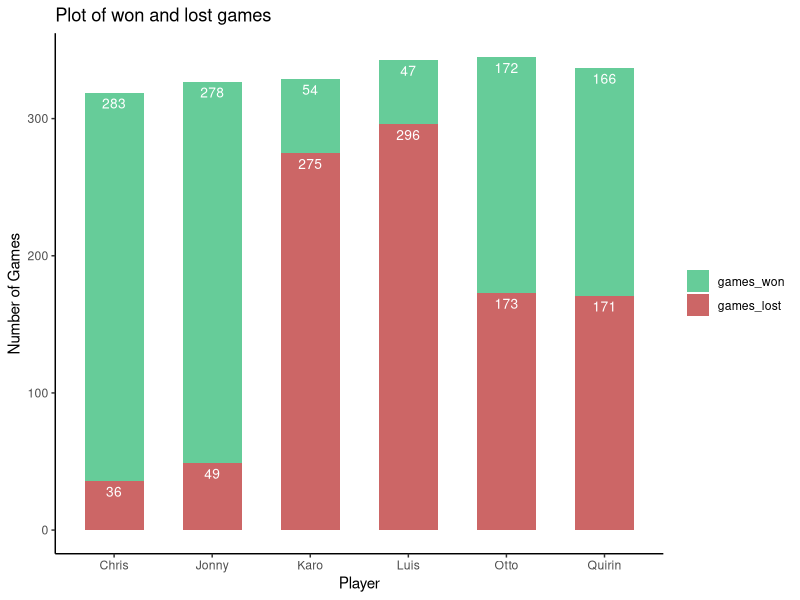
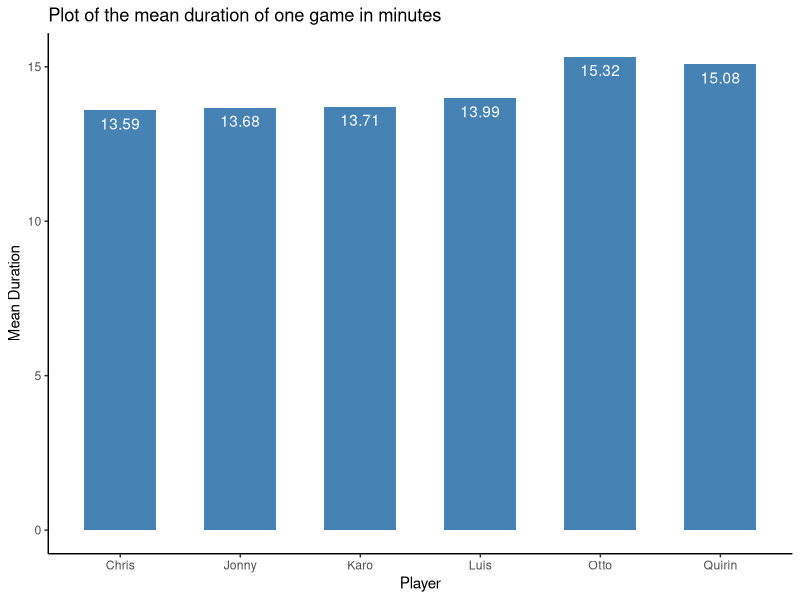

Write R code to recreate these figures, in order. (Note: this script raises an error after producing the figures.)
library(data.table)
library(ggplot2)
library(reshape2)
library(plyr)

dt <- data.table(read.csv(file = "game_simulation_data.csv"))
#wich player wins
dt[,winner := ifelse(max(player1)==21, player1_id, player2_id), by = game_id]
dt[(player1==21 | player2==21), mean_duration_player1 := mean(time_stamp), by = player1_id]
dt[(player1==21 | player2==21), mean_duration_player2 := mean(time_stamp), by = player2_id]

players = c("Luis", "Karo", "Jonny", "Chris", "Quirin", "Otto")
player_stat <- data.table()
###############################################################################
# How many games did a player win and loose
###############################################################################
for(i in 1:6){
  games_won <- nrow(dt[(player1_id==players[i] & player1==21) | (player2_id==players[i] & player2==21)])
  games_lost <- nrow(dt[(player1_id==players[i] & player2==21) | (player2_id==players[i] & player1==21)])
  new_entry <- data.table(player=players[i], 
                                    games_won=games_won, 
                                    games_lost=games_lost)
  player_stat <- rbind(player_stat, new_entry)
}

#plot
win_loose_melt <- melt(data = player_stat[,c(1:3)], id.vars = 'player')
data_sorted <- arrange(win_loose_melt, desc(variable), player) 
data_cumsum <- ddply(data_sorted, "player", transform, label_ypos=cumsum(value))
ggplot(data_cumsum, aes(x = player, y = value, fill = variable)) + 
  geom_bar(stat = 'identity', width = 0.6) + 
  geom_text(aes(y = label_ypos, label = value), vjust = 1.6, color = 'white', size = 3.5) +
  scale_fill_manual(values=c('#66CC99','#CC6666')) +
  guides(fill=guide_legend(title=NULL)) +
  labs(title = "Plot of won and lost games", x = "Player", y = "Number of Games") + 
  theme_classic()
###############################################################################
# mean number of game duration
###############################################################################
mean_duration <- data.table()
for (i in 1:length(players)) {
  time_stamps <- dt[(player1==21 | player2==21) & (player1_id==players[i] | player2_id==players[i])]
  mean_tmp <- round((sum(time_stamps[,3])/nrow(time_stamps))/60, digits = 2)
  mean_duration <- rbind(mean_duration, mean_tmp)
}
player_stat <- cbind(player_stat, mean_duration = mean_duration)
names(player_stat)[4] <- "mean_duration"

#plot
mean_duration_melt <- melt(data = player_stat[,c(1,4)], id.vars = 'player')
ggplot(mean_duration_melt, aes(x = player, y = value)) + 
  geom_bar(stat = 'identity', width=0.6, fill="steelblue") + 
  labs(title = "Plot of the mean duration of one game in minutes", x = "Player", y = "Mean Duration") + 
  geom_text(aes(label = value), vjust=1.6, color="white") +
  theme_classic()
###############################################################################
# number of rounds per game
###############################################################################
dt[,rounds_per_game := .N, by = list(game_id, game_date)]

###############################################################################
# total number of games per day
###############################################################################
dt[(player1==21 | player2==21), games_per_day := .N, by = C(player1_id)]

###############################################################################
# number of games per couple
###############################################################################
#compute number of games playes by two people
result <- c()
for (i in 1:length(players)) {
  for (j in 1:length(players)) {
    new_result <- nrow(dt[(player1==21 | player2==21) & ((player1_id==players[i] & player2_id==players[j]) | (player2_id==players[i] & player1_id==players[j]))])
    result <- append(result, new_result)
  }
}
love_matrix <- matrix(result, byrow = TRUE, nrow = length(players))
colnames(love_matrix) <- players
rownames(love_matrix) <- players

#plot it
love_melt <- melt(love_matrix)
names(love_melt)[3] <- "Amount"
ggplot(love_melt, aes(x = Var2, y = Var1)) +
  geom_raster(aes(fill = Amount)) +
  geom_text(aes(label = Amount), color = "white") +
  scale_fill_gradient(low="white", high="#660000") +
  labs(x="", y="", title="Who played with whom") +
  theme_bw() + 
  theme(axis.text.x=element_text(size=9, angle=0, vjust=0.3),
        axis.text.y=element_text(size=9),
        plot.title=element_text(size=16))

###############################################################################
# number of games per Session/Day
###############################################################################
games_per_day <- data.table()
for (i in 1:length(players)) {
  date_data <- dt[(player1==21 | player2==21) & (player1_id==players[i] | player2_id==players[i]), 
                  games_per_date:=.N, by = game_date][games_per_date!="NA"]
  games_per_day <- rbind(games_per_day, mean(date_data[,games_per_date]))
}
player_stat <- cbind(player_stat, games_per_day = games_per_day)
names(player_stat)[5] <- "games_per_day"





